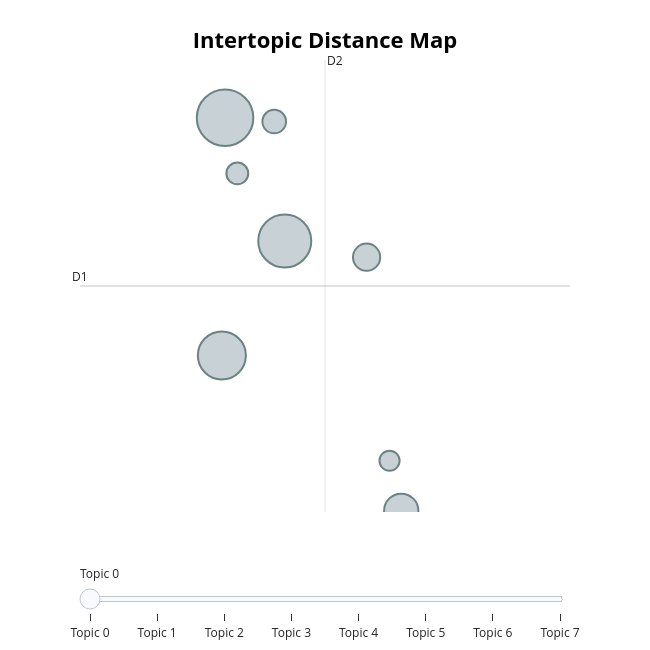

Here is the notebook cell this chart was saved with:
### Code cell
fig = topic_model.visualize_topics()

fig.show()

### Figure 1 — Plotly figure (JSON) as saved in the notebook; plotly's stock layout.template omitted (floating-point values rounded to 4 significant figures)
{"data": [{"customdata": [[0, "کشور | ایران | جنگ | اسلامی | سازمان", 1182], [1, "تیم | ایران | بازی | تیم ملی | کیلوگرم", 1039], [2, "کتاب | آثار | جشنواره | موسیقی | نمایش", 853], [3, "درصد | نفت | دلار | افزایش | آمریکا", 435], [4, "آموزش | مدارس | پرورش | آموزش پرورش | دانشآموزان", 274], [5, "اسلامی | ایران | ملت | انقلاب | شهید", 206], [6, "برق | آب | مصرف | انرژی | کشور", 176], [7, "مصرف | دخانیات | بیماری | میتواند | افراد", 149]], "hovertemplate": "<b>Topic %{customdata[0]}</b><br>%{customdata[1]}<br>Size: %{customdata[2]}", "legendgroup": "", "marker": {"color": "#B0BEC5", "line": {"color": "DarkSlateGrey", "width": 2}, "size": [1182, 1039, 853, 435, 274, 206, 176, 149], "sizemode": "area", "sizeref": 0.7388, "symbol": "circle"}, "mode": "markers", "name": "", "orientation": "v", "showlegend": false, "type": "scatter", "x": [15.4, 16.37, 15.35, 18.26, 17.7, 16.2, 15.6, 18.07], "xaxis": "x", "y": [3.898, 2.651, 1.492, -0.08079, 2.486, 3.859, 3.334, 0.4259], "yaxis": "y"}], "layout": {"annotations": [{"showarrow": false, "text": "D1", "x": 13.05, "y": 2.195, "yshift": 10}, {"showarrow": false, "text": "D2", "x": 17.02, "xshift": 10, "y": 4.482}], "height": 650, "hoverlabel": {"bgcolor": "white", "font": {"family": "Rockwell", "size": 16}}, "legend": {"itemsizing": "constant", "tracegroupgap": 0}, "margin": {"t": 60}, "shapes": [{"line": {"color": "#CFD8DC", "width": 2}, "type": "line", "x0": 17.02, "x1": 17.02, "y0": -0.09291, "y1": 4.482}, {"line": {"color": "#9E9E9E", "width": 2}, "type": "line", "x0": 13.05, "x1": 21.0, "y0": 2.195, "y1": 2.195}], "sliders": [{"active": 0, "pad": {"t": 50}, "steps": [{"args": [{"marker.color": [["red", "#B0BEC5", "#B0BEC5", "#B0BEC5", "#B0BEC5", "#B0BEC5", "#B0BEC5", "#B0BEC5"]]}], "label": "Topic 0", "method": "update"}, {"args": [{"marker.color": [["#B0BEC5", "red", "#B0BEC5", "#B0BEC5", "#B0BEC5", "#B0BEC5", "#B0BEC5", "#B0BEC5"]]}], "label": "Topic 1", "method": "update"}, {"args": [{"marker.color": [["#B0BEC5", "#B0BEC5", "red", "#B0BEC5", "#B0BEC5", "#B0BEC5", "#B0BEC5", "#B0BEC5"]]}], "label": "Topic 2", "method": "update"}, {"args": [{"marker.color": [["#B0BEC5", "#B0BEC5", "#B0BEC5", "red", "#B0BEC5", "#B0BEC5", "#B0BEC5", "#B0BEC5"]]}], "label": "Topic 3", "method": "update"}, {"args": [{"marker.color": [["#B0BEC5", "#B0BEC5", "#B0BEC5", "#B0BEC5", "red", "#B0BEC5", "#B0BEC5", "#B0BEC5"]]}], "label": "Topic 4", "method": "update"}, {"args": [{"marker.color": [["#B0BEC5", "#B0BEC5", "#B0BEC5", "#B0BEC5", "#B0BEC5", "red", "#B0BEC5", "#B0BEC5"]]}], "label": "Topic 5", "method": "update"}, {"args": [{"marker.color": [["#B0BEC5", "#B0BEC5", "#B0BEC5", "#B0BEC5", "#B0BEC5", "#B0BEC5", "red", "#B0BEC5"]]}], "label": "Topic 6", "method": "update"}, {"args": [{"marker.color": [["#B0BEC5", "#B0BEC5", "#B0BEC5", "#B0BEC5", "#B0BEC5", "#B0BEC5", "#B0BEC5", "red"]]}], "label": "Topic 7", "method": "update"}]}], "title": {"font": {"color": "Black", "size": 22}, "text": "<b>Intertopic Distance Map</b>", "x": 0.5, "xanchor": "center", "y": 0.95, "yanchor": "top"}, "width": 650, "xaxis": {"anchor": "y", "domain": [0, 1], "range": [13.05, 21.0], "title": {"text": ""}, "visible": false}, "yaxis": {"anchor": "x", "domain": [0, 1], "range": [-0.09291, 4.482], "title": {"text": ""}, "visible": false}}}
